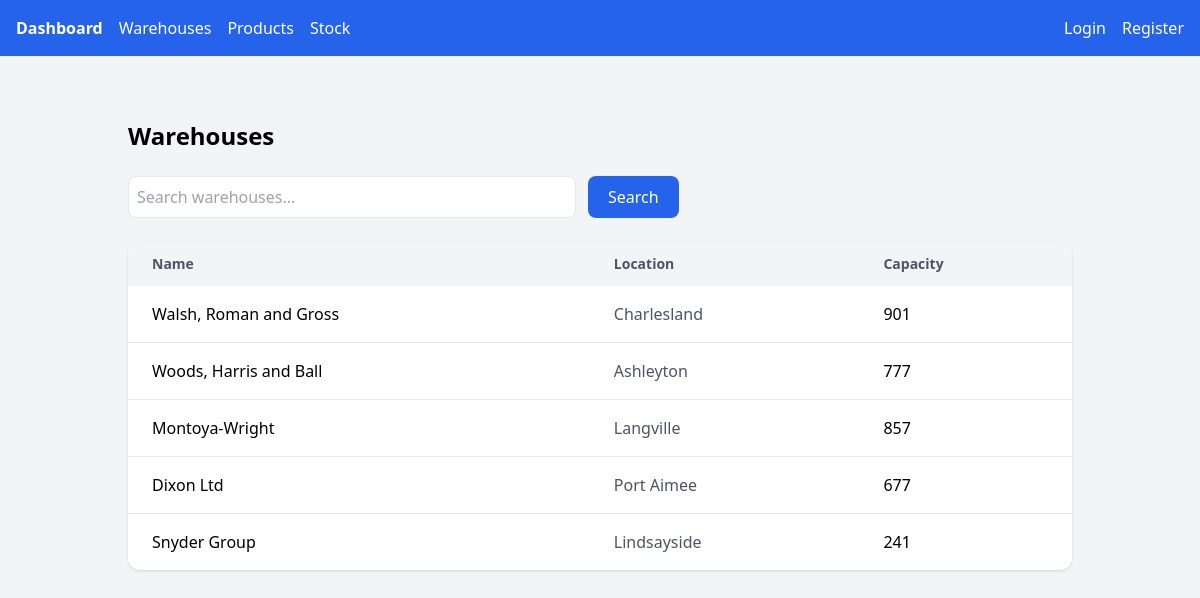
The page /warehouses/ on the database its author committed.
### main/models.py (models this page shows, shortened)
class Warehouse(models.Model):
    name = models.CharField(max_length=100)
    location = models.CharField(max_length=200)
    capacity = models.IntegerField()

### main/views.py (the view)
# urls.py: path('warehouses/', WarehouseListView.as_view(), name='warehouses'),
class WarehouseListView(ListView):
    model = Warehouse
    template_name = "main/warehouse_list.html"
    context_object_name = "warehouses"
    def get_queryset(self):
        query = self.request.GET.get("q")
        if query:
            return Warehouse.objects.filter(name__icontains=query)
        return Warehouse.objects.all()

### main/templates/main/warehouse_list.html
{% extends "base.html" %}
{% block content %}
<div class="max-w-6xl mx-auto py-10 px-4">
    <div class="flex justify-between items-center mb-6">
        <h1 class="text-2xl font-bold">
            Warehouses
        </h1>
    </div>
    <div class="mb-6">
        <form method="get" class="flex gap-3">
            <input
                type="text"
                name="q"
                placeholder="Search warehouses..."
                value="{{ request.GET.q }}"
                class="w-full max-w-md border rounded-lg p-2 focus:outline-none focus:ring-2 focus:ring-blue-500"
            >
            <button
                class="bg-blue-600 hover:bg-blue-700 text-white px-5 py-2 rounded-lg font-medium">
                Search
            </button>
        </form>
    </div>
    <div class="bg-white rounded-xl shadow overflow-hidden">
        <table class="min-w-full">
            <thead class="bg-gray-100">
                <tr>
                    <th class="text-left px-6 py-3 text-sm font-semibold text-gray-600">
                        Name
                    </th>
                    <th class="text-left px-6 py-3 text-sm font-semibold text-gray-600">
                        Location
                    </th>
                    <th class="text-left px-6 py-3 text-sm font-semibold text-gray-600">
                        Capacity
                    </th>
                </tr>
            </thead>
            <tbody class="divide-y">
                {% for warehouse in warehouses %}
                <tr class="hover:bg-gray-50 transition">
                    <td class="px-6 py-4 font-medium">
                        {{ warehouse.name }}
                    </td>
                    <td class="px-6 py-4 text-gray-600">
                        {{ warehouse.location }}
                    </td>
                    <td class="px-6 py-4">
                        {{ warehouse.capacity }}
                    </td>
                </tr>
                {% empty %}
                <tr>
                    <td colspan="3" class="px-6 py-8 text-center text-gray-500">
                        No warehouses found.
                    </td>
                </tr>
                {% endfor %}
            </tbody>
        </table>
    </div>
</div>
{% endblock %}

### rows shown on the page
Warehouse: name "Walsh, Roman and Gross", location "Charlesland", capacity "901"
Warehouse: name "Woods, Harris and Ball", location "Ashleyton", capacity "777"
Warehouse: name "Montoya-Wright", location "Langville", capacity "857"
Warehouse: name "Dixon Ltd", location "Port Aimee", capacity "677"
Warehouse: name "Snyder Group", location "Lindsayside", capacity "241"
